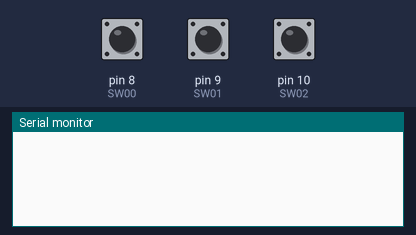
This sketch was run on a simulated Arduino Uno, built with avr-gcc and run on an emulated ATmega328P. On the bench: the last lines printed to the serial monitor. The inputs (shaded band) are chosen by the test bench; at power-on: pin 8 (SW00) HIGH, pin 9 (SW01) HIGH, pin 10 (SW02) HIGH.

Above: at 1.2 s.
1.3 s: pin 8 (SW00) pulled LOW for 0.15 s
At 2.1 s:
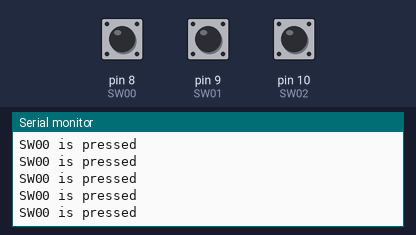
2.9 s: pin 9 (SW01) pulled LOW for 0.15 s
At 4.2 s:
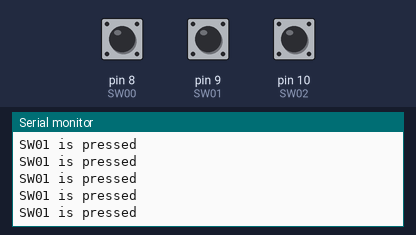
4.5 s: pin 10 (SW02) pulled LOW for 0.15 s
At 5.7 s:
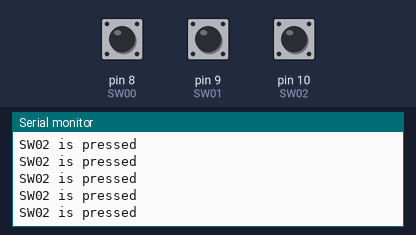
6.1 s: pin 8 (SW00) driven LOW and pin 9 (SW01) driven LOW
At 6.8 s:
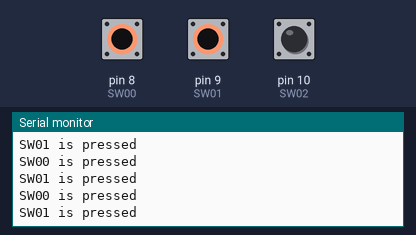
9.1 s: pin 8 (SW00) driven HIGH
12.1 s: pin 9 (SW01) pulsed HIGH 2 times (0.12 s each, 0.3 s apart)
Timing chart, 0 to 15.1 s (numbered marks = the images above; inputs shaded):
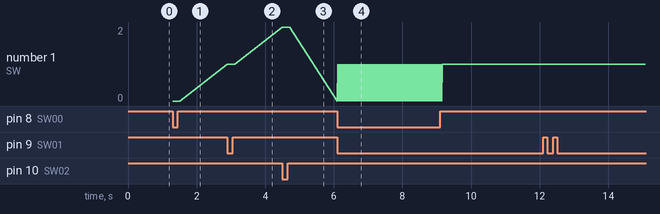

Measured:
- after the input at 1.3 s, the serial monitor: prints a new line at once (image 1)
- after the input at 2.9 s, the serial monitor: prints a new line at once (image 2)
- after the input at 4.5 s, the serial monitor: prints a new line at once (image 3)
- after the input at 6.1 s, the serial monitor: prints a new line at once (image 4)
- plotted number 1: 0 → 1 after the input at 2.9 s, 1 → 2 after the input at 4.5 s

The sketch:

EX02.ino
```cpp
int SW00 = 8, SW01 = 9, SW02 = 10;
void setup() {
  // put your setup code here, to run once:
  pinMode(SW00, INPUT_PULLUP);
  pinMode(SW01, INPUT_PULLUP);
  pinMode(SW02, INPUT_PULLUP);
  Serial.begin(9600);
}

void loop() {
  int readSW00 = digitalRead(SW00);
  int readSW01 = digitalRead(SW01);
  int readSW02 = digitalRead(SW02);

  if (readSW00 == LOW) {
    Serial.println("SW00 is pressed");
  }
  if (readSW01 == LOW) {
    Serial.println("SW01 is pressed");
  }
  if (readSW02 == LOW) {
    Serial.println("SW02 is pressed");
  }
}
```
